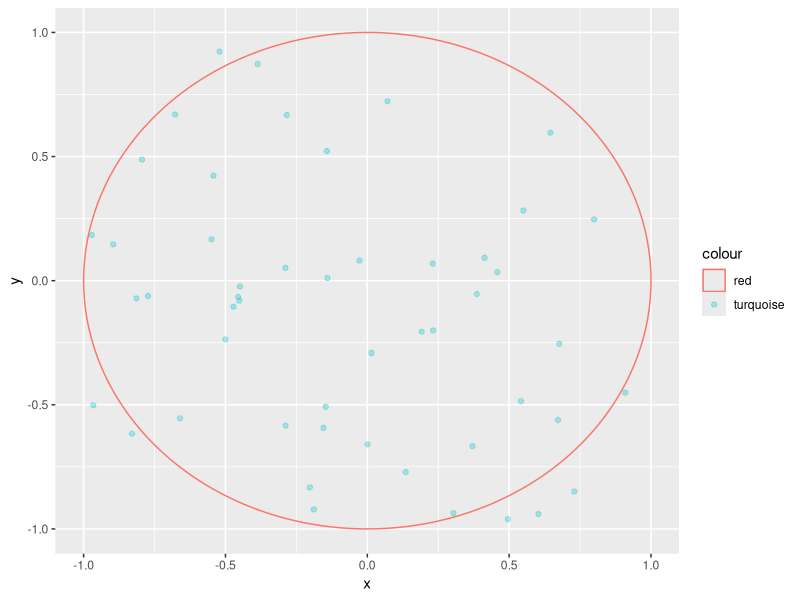

The R script that drew this image:
library(plotrix)
library(magrittr)
library(ggplot2)
library(ggforce)

find_pi = function(B = 5000, seed = 10, make_plot = TRUE){
  # Control seed
  set.seed(seed)
  
  # Simulate B points
  matrix(runif(2*B, -1, 1), B, 2) %>%
    as.data.frame -> point
  colnames(point) <- c('x', 'y')
  d <- sqrt(point[, 1]^2 + point[, 2]^2)
  hat_pi <- 4*sum(d <= 1)/B
  
  # Circle
  circle <- data.frame(x0=0, y0=0, r=1)
  
  if (make_plot){

    point %>%
      ggplot() +
      geom_point(aes(x=x, y=y, col='turquoise'), alpha=0.3) +
      geom_circle(aes(x0=x0, y0=y0, r=r, col='red'), data=circle)
    
    
    #par(pty="s")
    #plot(point, ylim=c(-1.2, 1.2), xlim=c(-1.2, 1.2), xlab='x', ylab='y')
    #draw.circle(0, 0, 1, border='red', col=NA)
  }
  
  #hat_pi

}

find_pi(B=50, make_plot=TRUE)
